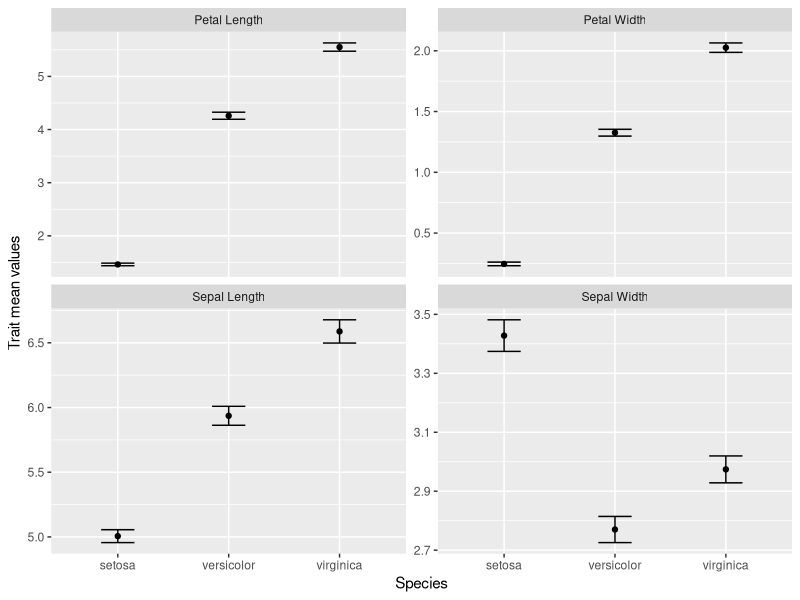

The R source for this figure:
# Plot iris trait measurements
# Sanjay Kumar V
# sanjay.murthy.29@gmail.com
# 2023-03-01

# loading the tidyverse package
library("tidyverse")
library("ggplot2")
rm(list = ls())

# Load the tidyverse packages
library("tidyverse")

# Create data of summary statistics
iris.means <- iris %>%
  pivot_longer(cols = -Species,
               names_to = "trait",
               values_to = "measurement") %>%
  group_by(Species, trait) %>%
  summarize(trait.mean = mean(measurement),
            trait.se = sd(measurement)/sqrt(n()))

# Update trait names, replacing period with space
iris.means$trait <- gsub(pattern = ".",
                         replacement = " ",
                         x = iris.means$trait,
                         fixed = TRUE)

# Plot each trait separately
ggplot(data = iris.means, mapping = aes(x = Species, y = trait.mean)) +
  geom_point() +
  geom_errorbar(mapping = aes(ymin = trait.mean - trait.se,
                              ymax = trait.mean + trait.se),
                width = 0.3) +
  ylab(label = "Trait mean values") +
  facet_wrap(~ trait, scales = "free_y")

